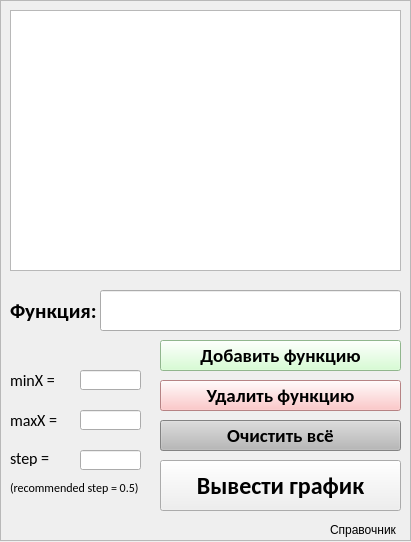
<?xml version="1.0" encoding="UTF-8"?>
<ui version="4.0">
 <class>MainWindow</class>
 <widget class="QMainWindow" name="MainWindow">
  <property name="geometry">
   <rect>
    <x>0</x>
    <y>0</y>
    <width>411</width>
    <height>542</height>
   </rect>
  </property>
  <property name="windowTitle">
   <string>Главная</string>
  </property>
  <widget class="QWidget" name="centralwidget">
   <property name="sizePolicy">
    <sizepolicy hsizetype="Preferred" vsizetype="Preferred">
     <horstretch>0</horstretch>
     <verstretch>0</verstretch>
    </sizepolicy>
   </property>
   <widget class="QFrame" name="frame_2">
    <property name="geometry">
     <rect>
      <x>0</x>
      <y>0</y>
      <width>411</width>
      <height>541</height>
     </rect>
    </property>
    <property name="styleSheet">
     <string notr="true"/>
    </property>
    <property name="frameShape">
     <enum>QFrame::StyledPanel</enum>
    </property>
    <property name="frameShadow">
     <enum>QFrame::Raised</enum>
    </property>
    <widget class="QListWidget" name="listBox">
     <property name="geometry">
      <rect>
       <x>10</x>
       <y>10</y>
       <width>391</width>
       <height>261</height>
      </rect>
     </property>
     <property name="font">
      <font>
       <family>Calibri</family>
       <pointsize>20</pointsize>
      </font>
     </property>
    </widget>
    <widget class="QPushButton" name="pb_add">
     <property name="geometry">
      <rect>
       <x>160</x>
       <y>340</y>
       <width>241</width>
       <height>31</height>
      </rect>
     </property>
     <property name="font">
      <font>
       <family>Calibri</family>
       <pointsize>14</pointsize>
       <weight>75</weight>
       <bold>true</bold>
      </font>
     </property>
     <property name="styleSheet">
      <string notr="true">background-color: rgb(203, 255, 199);</string>
     </property>
     <property name="text">
      <string>Добавить функцию</string>
     </property>
    </widget>
    <widget class="QPushButton" name="pb_remove">
     <property name="geometry">
      <rect>
       <x>160</x>
       <y>380</y>
       <width>241</width>
       <height>31</height>
      </rect>
     </property>
     <property name="font">
      <font>
       <family>Calibri</family>
       <pointsize>14</pointsize>
       <weight>75</weight>
       <bold>true</bold>
      </font>
     </property>
     <property name="styleSheet">
      <string notr="true">background-color: rgb(255, 184, 185);</string>
     </property>
     <property name="text">
      <string>Удалить функцию</string>
     </property>
    </widget>
    <widget class="QLineEdit" name="lineEdit">
     <property name="geometry">
      <rect>
       <x>100</x>
       <y>290</y>
       <width>301</width>
       <height>41</height>
      </rect>
     </property>
     <property name="font">
      <font>
       <family>Calibri</family>
       <pointsize>16</pointsize>
      </font>
     </property>
     <property name="clearButtonEnabled">
      <bool>false</bool>
     </property>
    </widget>
    <widget class="QLabel" name="label">
     <property name="geometry">
      <rect>
       <x>10</x>
       <y>290</y>
       <width>91</width>
       <height>41</height>
      </rect>
     </property>
     <property name="font">
      <font>
       <family>Calibri</family>
       <pointsize>16</pointsize>
       <weight>75</weight>
       <bold>true</bold>
      </font>
     </property>
     <property name="text">
      <string>Функция:</string>
     </property>
    </widget>
    <widget class="QPushButton" name="pb_show">
     <property name="geometry">
      <rect>
       <x>160</x>
       <y>460</y>
       <width>241</width>
       <height>51</height>
      </rect>
     </property>
     <property name="font">
      <font>
       <family>Calibri</family>
       <pointsize>18</pointsize>
       <weight>75</weight>
       <bold>true</bold>
      </font>
     </property>
     <property name="text">
      <string>Вывести график</string>
     </property>
    </widget>
    <widget class="QPushButton" name="pb_clear">
     <property name="geometry">
      <rect>
       <x>160</x>
       <y>420</y>
       <width>241</width>
       <height>31</height>
      </rect>
     </property>
     <property name="font">
      <font>
       <family>Calibri</family>
       <pointsize>14</pointsize>
       <weight>75</weight>
       <bold>true</bold>
      </font>
     </property>
     <property name="styleSheet">
      <string notr="true">background-color: rgb(184, 184, 184);</string>
     </property>
     <property name="text">
      <string>Очистить всё</string>
     </property>
    </widget>
    <widget class="QLabel" name="lb_info">
     <property name="geometry">
      <rect>
       <x>330</x>
       <y>520</y>
       <width>71</width>
       <height>20</height>
      </rect>
     </property>
     <property name="text">
      <string>Справочник</string>
     </property>
    </widget>
    <widget class="QLineEdit" name="lineEdit_minX">
     <property name="geometry">
      <rect>
       <x>80</x>
       <y>370</y>
       <width>61</width>
       <height>20</height>
      </rect>
     </property>
     <property name="font">
      <font>
       <family>Calibri</family>
       <pointsize>10</pointsize>
      </font>
     </property>
    </widget>
    <widget class="QLabel" name="lb_minX">
     <property name="geometry">
      <rect>
       <x>10</x>
       <y>370</y>
       <width>51</width>
       <height>20</height>
      </rect>
     </property>
     <property name="font">
      <font>
       <family>Calibri</family>
       <pointsize>12</pointsize>
      </font>
     </property>
     <property name="text">
      <string>minX =</string>
     </property>
    </widget>
    <widget class="QLabel" name="lb_maxX">
     <property name="geometry">
      <rect>
       <x>10</x>
       <y>410</y>
       <width>51</width>
       <height>21</height>
      </rect>
     </property>
     <property name="font">
      <font>
       <family>Calibri</family>
       <pointsize>12</pointsize>
      </font>
     </property>
     <property name="text">
      <string>maxX =</string>
     </property>
    </widget>
    <widget class="QLineEdit" name="lineEdit_maxX">
     <property name="geometry">
      <rect>
       <x>80</x>
       <y>410</y>
       <width>61</width>
       <height>20</height>
      </rect>
     </property>
     <property name="font">
      <font>
       <family>Calibri</family>
       <pointsize>10</pointsize>
      </font>
     </property>
    </widget>
    <widget class="QLabel" name="lb_step">
     <property name="geometry">
      <rect>
       <x>10</x>
       <y>450</y>
       <width>41</width>
       <height>16</height>
      </rect>
     </property>
     <property name="font">
      <font>
       <family>Calibri</family>
       <pointsize>12</pointsize>
      </font>
     </property>
     <property name="text">
      <string>step =</string>
     </property>
    </widget>
    <widget class="QLineEdit" name="lineEdit_step">
     <property name="geometry">
      <rect>
       <x>80</x>
       <y>450</y>
       <width>61</width>
       <height>20</height>
      </rect>
     </property>
     <property name="font">
      <font>
       <family>Calibri</family>
       <pointsize>10</pointsize>
      </font>
     </property>
    </widget>
    <widget class="QLabel" name="label_recommend">
     <property name="geometry">
      <rect>
       <x>10</x>
       <y>480</y>
       <width>141</width>
       <height>16</height>
      </rect>
     </property>
     <property name="font">
      <font>
       <family>Calibri</family>
       <pointsize>9</pointsize>
      </font>
     </property>
     <property name="text">
      <string>(recommended step = 0.5)</string>
     </property>
    </widget>
   </widget>
  </widget>
 </widget>
 <resources/>
 <connections/>
</ui>
